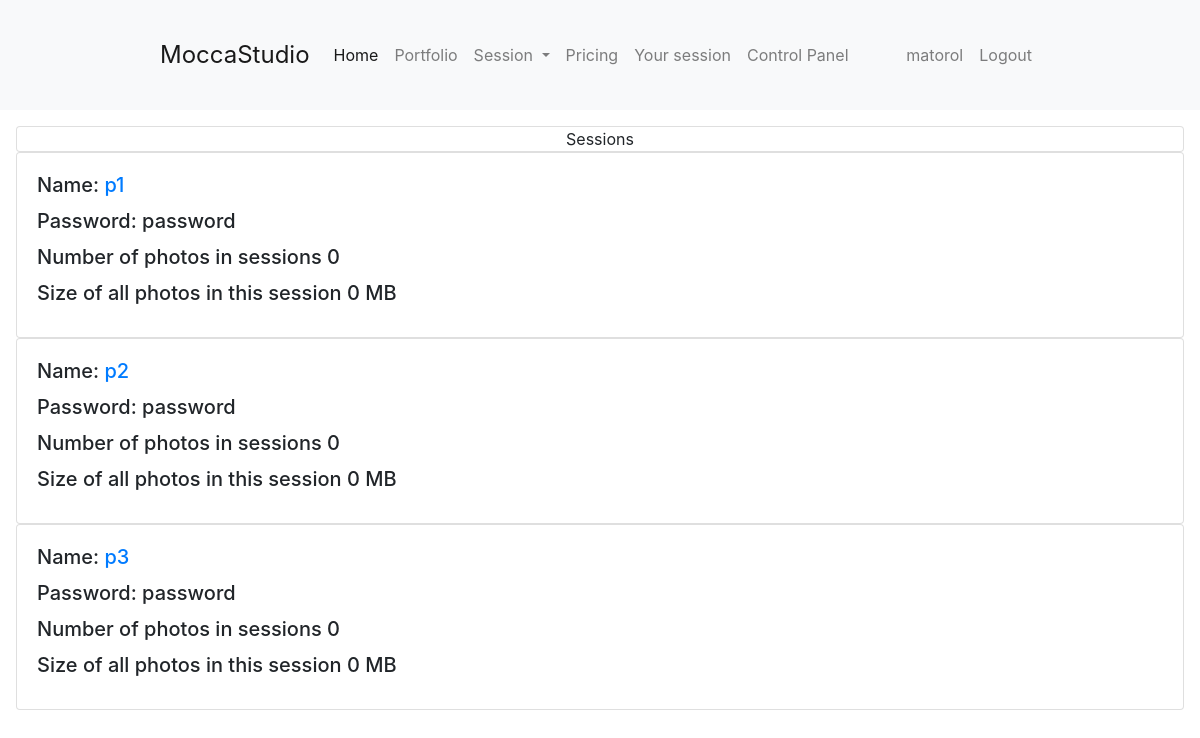
Page /control_panel/view_sessions/ (signed in) on the committed database.
### main/models.py (models this page shows, shortened)
class Session(models.Model):
    name = models.CharField(max_length=100, unique=True)
    password = models.CharField(max_length=100, default="password")

### main/views.py (the view)
# urls.py: path("control_panel/view_sessions/", views.view_sessions, name="view_sessions"),
@user_passes_test(lambda user: user.is_superuser)
def view_sessions(request):
    sessions = Session.objects.all()
    for session in sessions:
        photos = session.photo_set.all()
        photos_size = []
        for photo in photos:
            photos_size.append(photo.image.size / (1024*1024))
        photos_size_in_session = round(sum(photos_size))
        session.photos_size_in_session = photos_size_in_session
    context = {'sessions': sessions}
    return render(request, 'main/control_panel/view_sessions.html', context)

### main/templates/main/control_panel/view_sessions.html (shortened to what this page needs)
{% extends 'main/base.html' %}
{% block content %}
{% if user.is_superuser %}
<div class="m-3">
    <div class="card text-center">Sessions</div>
    {% for session in sessions %}
        <div class="card">
            <div class="card-body">
                <div class="row">
                    <div class="col-md-9">
                        <h5 class="card-title">Name: <a href="{% url 'view_session' session.name %}">{{ session.name }}</a> </h5>
                        <h5 class="card-title">Password: {{ session.password }}</h5>
                        <h5 class="card-title">Number of photos in sessions {{ session.photo_set.all.count }}</h5>
                        <h5 class="card-title">Size of all photos in this session {{session.photos_size_in_session}} MB</h5>
                    </div>
                </div>
            </div>
        </div>
    {% endfor %}
</div>
{% endif %}
{% endblock %}

### main/templates/main/base.html (shortened to what this page needs)
<!DOCTYPE html>
<html lang="en">
<head>
    <link rel="stylesheet" href="https://cdn.jsdelivr.net/npm/bootstrap@4.3.1/dist/css/bootstrap.min.css">
    <link rel="stylesheet" href="https://cdnjs.cloudflare.com/ajax/libs/font-awesome/5.15.3/css/all.min.css">
    {% load static %}
    <link rel="stylesheet" type="text/css" href="{% static 'base.css' %}">
    <link rel="stylesheet" type="text/css" href="{% static 'lightbox/lightbox.min.css' %}">
</head>
<body>
    {% block nav %}
    <nav class="navbar navbar-expand-lg navbar-light bg-light">
        <a class="navbar-brand" href="/">MoccaStudio</a>
        <div class="collapse navbar-collapse" id="navbarSupportedContent">
        <ul class="navbar-nav mr-auto">
            <li class="nav-item active">
                <a class="nav-link" href="/home">Home <span class="sr-only">(current)</span></a>
            </li>
            <li class="nav-item">
                <a class="nav-link" href="/portfolio">Portfolio</a>
            </li>
            <li class="nav-item dropdown">
                <a class="nav-link dropdown-toggle" href="#" id="navbarDropdown" role="button" data-toggle="dropdown" aria-haspopup="true" aria-expanded="false">
                    Session
                </a>
            </li>
            <li class="nav-item">
                <a class="nav-link" href="/pricing">Pricing</a>
            </li>
            {% if user.is_authenticated %}
            <li class="nav-item">
                <a class="nav-link" href="/sessions/{{user.username}}">Your session</a>
            </li>
            {% endif %}
            {% if user.is_superuser %}
            <li class="nav-item">
                <a class="nav-link" href="/control_panel">Control Panel</a>
            </li>
            {% endif %}
        </ul>
        <ul class="navbar-nav ml-auto">
            {% if user.is_authenticated %}
                <li class="nav-item">
                    <a class="nav-link" href="/profile">{{user.username}}</a>
                </li>
                <span class="nav-item">
                    <a class="nav-link" href="/logout">Logout</a>
                </span>
            {% endif %}
        </ul>
        </div>
    </nav>
    {% endblock %}
    {% block content %}
    {% endblock %}
</body>
</html>

### main/static/base.css (style rules this page uses)
body { font-size: 1.0rem; }
.navbar { padding: 2rem 10rem; }
.navbar-brand { font-size: 1.5rem; }

### rows in the picture
Session: name "p1", password "password", photo_set.all.count "0", photos_size_in_session "0"
Session: name "p2", password "password", photo_set.all.count "0", photos_size_in_session "0"
Session: name "p3", password "password", photo_set.all.count "0", photos_size_in_session "0"

### other values in the picture
{{ user.username }} "matorol"
